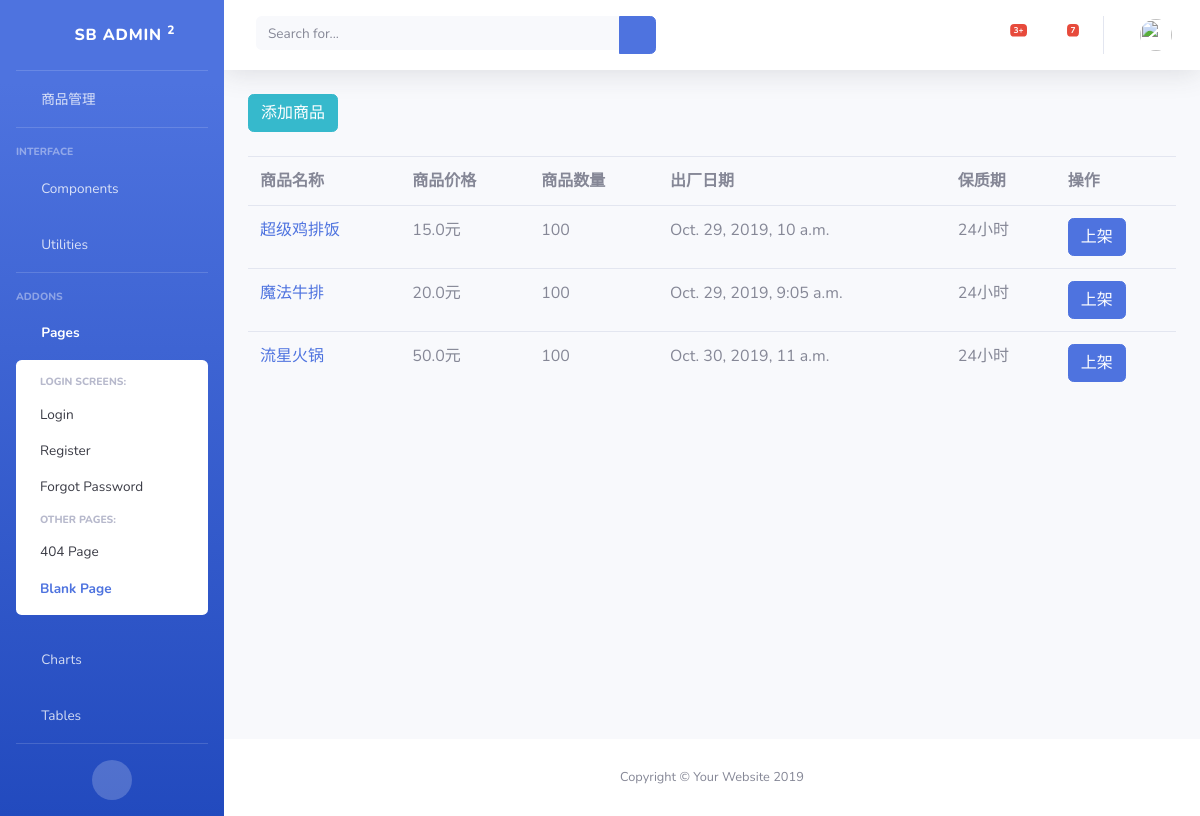
Screenshot of /Shop/list_goods/ with the database file from the repository.
### Shop/models.py (models this page shows)
class Goods(models.Model):
    name = models.CharField(max_length=32)
    price = models.FloatField()
    number = models.IntegerField()
    production = models.DateTimeField()
    safe_date = models.CharField(max_length=32)
    picture = models.ImageField(upload_to="shop/img",default="shop/img/1.jpg")
    description = RichTextField()
    statue = models.IntegerField() #0 下架 1 上架

### Shop/views.py (the view)
# urls.py: path("list_goods/",list_goods),
def list_goods(request):
    goods_list = Goods.objects.all()
    return render(request,"shop/list_goods.html",locals())

### Shop/templates/shop/list_goods.html (shortened to what this page needs)
{% extends "shop/base.html" %}
{% block label %}
    <a class="btn btn-info" href="/Shop/merge_goods/">添加商品</a>
{% endblock %}
{% block content %}
    <table class="table dataTable">
        <tr>
            <th>商品名称</th>
            <th>商品价格</th>
            <th>商品数量</th>
            <th>出厂日期</th>
            <th>保质期</th>
            <th>操作</th>
        </tr>
        {% for goods in goods_list %}
        <tr>
            <td>
                <a href="/Shop/goods/{{ goods.id }}/">{{ goods.name }}</a>
            </td>
            <td>{{ goods.price }}元</td>
            <td>{{ goods.number }}</td>
            <td>{{ goods.production }}</td>
            <td>{{ goods.safe_date }}</td>
            <td>
                {% ifequal goods.statue 1 %}
                <a href="/Shop/set_goods/{{ goods.id }}/?set_type=down" class="btn btn-danger" style="color: white;">下架</a>
                {% else %}
                <a href="/Shop/set_goods/{{ goods.id }}/?set_type=up" class="btn btn-primary" style="color: white;">上架</a>
                {% endifequal %}
            </td>
        </tr>
        {% endfor %}
    </table>
{% endblock %}

### Shop/templates/shop/base.html (shortened to what this page needs)
<!DOCTYPE html>
<html lang="en">
<head>
  <link href="/static/shop/vendor/fontawesome-free/css/all.min.css" rel="stylesheet" type="text/css">
  <link href="/static/shop/css/sb-admin-2.min.css" rel="stylesheet">
</head>
<body id="page-top">
  <div id="wrapper">
    <ul class="navbar-nav bg-gradient-primary sidebar sidebar-dark accordion" id="accordionSidebar">
      <a class="sidebar-brand d-flex align-items-center justify-content-center" href="index.html">
        <div class="sidebar-brand-icon rotate-n-15">
          <i class="fas fa-laugh-wink"></i>
        </div>
        <div class="sidebar-brand-text mx-3">SB Admin <sup>2</sup></div>
      </a>
      <hr class="sidebar-divider my-0">
      <li class="nav-item">
        <a class="nav-link" href="/Shop/list_goods/">
          <i class="fas fa-fw fa-tachometer-alt"></i>
          <span>商品管理</span></a>
      </li>
      <hr class="sidebar-divider">
      <div class="sidebar-heading">
        Interface
      </div>
      <li class="nav-item">
        <a class="nav-link collapsed" href="#" data-toggle="collapse" data-target="#collapseTwo" aria-expanded="true" aria-controls="collapseTwo">
          <i class="fas fa-fw fa-cog"></i>
          <span>Components</span>
        </a>
      </li>
      <li class="nav-item">
        <a class="nav-link collapsed" href="#" data-toggle="collapse" data-target="#collapseUtilities" aria-expanded="true" aria-controls="collapseUtilities">
          <i class="fas fa-fw fa-wrench"></i>
          <span>Utilities</span>
        </a>
      </li>
      <hr class="sidebar-divider">
      <div class="sidebar-heading">
        Addons
      </div>
      <li class="nav-item active">
        <a class="nav-link" href="#" data-toggle="collapse" data-target="#collapsePages" aria-expanded="true" aria-controls="collapsePages">
          <i class="fas fa-fw fa-folder"></i>
          <span>Pages</span>
        </a>
        <div id="collapsePages" class="collapse show" aria-labelledby="headingPages" data-parent="#accordionSidebar">
          <div class="bg-white py-2 collapse-inner rounded">
            <h6 class="collapse-header">Login Screens:</h6>
            <a class="collapse-item" href="login.html">Login</a>
            <a class="collapse-item" href="register.html">Register</a>
            <a class="collapse-item" href="forgot-password.html">Forgot Password</a>
            <h6 class="collapse-header">Other Pages:</h6>
            <a class="collapse-item" href="404.html">404 Page</a>
            <a class="collapse-item active" href="blank.html">Blank Page</a>
          </div>
        </div>
      </li>
      <li class="nav-item">
        <a class="nav-link" href="charts.html">
          <i class="fas fa-fw fa-chart-area"></i>
          <span>Charts</span></a>
      </li>
      <li class="nav-item">
        <a class="nav-link" href="tables.html">
          <i class="fas fa-fw fa-table"></i>
          <span>Tables</span></a>
      </li>
      <hr class="sidebar-divider d-none d-md-block">
      <div class="text-center d-none d-md-inline">
        <button class="rounded-circle border-0" id="sidebarToggle"></button>
      </div>
    </ul>
    <div id="content-wrapper" class="d-flex flex-column">
      <div id="content">
        <nav class="navbar navbar-expand navbar-light bg-white topbar mb-4 static-top shadow">
          <form class="d-none d-sm-inline-block form-inline mr-auto ml-md-3 my-2 my-md-0 mw-100 navbar-search">
            <div class="input-group">
              <input type="text" class="form-control bg-light border-0 small" placeholder="Search for..." aria-label="Search" aria-describedby="basic-addon2">
              <div class="input-group-append">
                <button class="btn btn-primary" type="button">
                  <i class="fas fa-search fa-sm"></i>
                </button>
              </div>
            </div>
          </form>
          <ul class="navbar-nav ml-auto">
            <li class="nav-item dropdown no-arrow mx-1">
              <a class="nav-link dropdown-toggle" href="#" id="alertsDropdown" role="button" data-toggle="dropdown" aria-haspopup="true" aria-expanded="false">
                <i class="fas fa-bell fa-fw"></i>
                <span class="badge badge-danger badge-counter">3+</span>
              </a>
            </li>
            <li class="nav-item dropdown no-arrow mx-1">
              <a class="nav-link dropdown-toggle" href="#" id="messagesDropdown" role="button" data-toggle="dropdown" aria-haspopup="true" aria-expanded="false">
                <i class="fas fa-envelope fa-fw"></i>
                <span class="badge badge-danger badge-counter">7</span>
              </a>
            </li>
            <li class="nav-item dropdown no-arrow">
              <a class="nav-link dropdown-toggle" href="#" id="userDropdown" role="button" data-toggle="dropdown" aria-haspopup="true" aria-expanded="false">
                <img class="img-profile rounded-circle" src="/static/{{request.COOKIES.picture}}">
              </a>
            </li>
          </ul>
        </nav>
        <div class="container-fluid">
          <h1 class="h3 mb-4 text-gray-800">{% block label %}{% endblock %}</h1>
            {% block content %}
            {% endblock %}
        </div>
      </div>
      <footer class="sticky-footer bg-white">
        <div class="container my-auto">
          <div class="copyright text-center my-auto">
            <span>Copyright &copy; Your Website 2019</span>
          </div>
        </div>
      </footer>
    </div>
  </div>
</body>
</html>

### rows the page displays
Goods: name "超级鸡排饭", price "15.0", number "100", production "Oct. 29, 2019, 10 a.m.", safe_date "24小时"
Goods: name "魔法牛排", price "20.0", number "100", production "Oct. 29, 2019, 9:05 a.m.", safe_date "24小时"
Goods: name "流星火锅", price "50.0", number "100", production "Oct. 30, 2019, 11 a.m.", safe_date "24小时"
